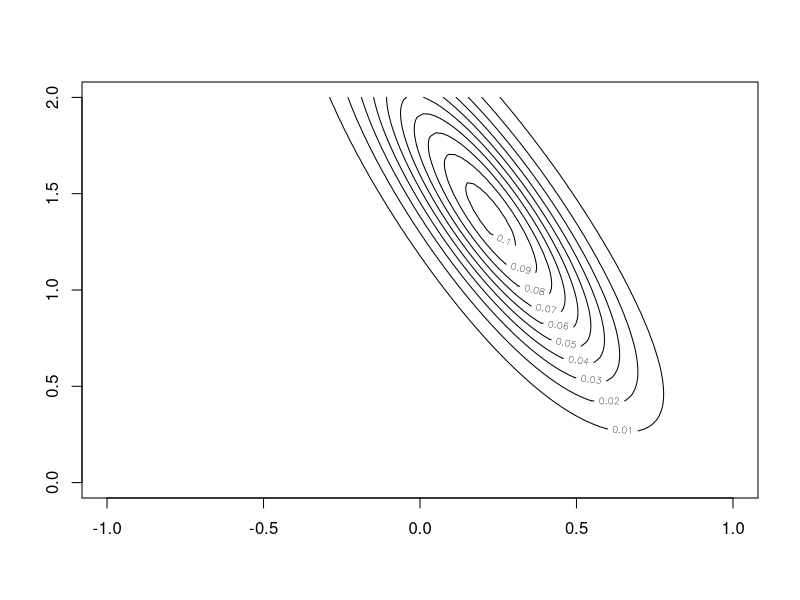
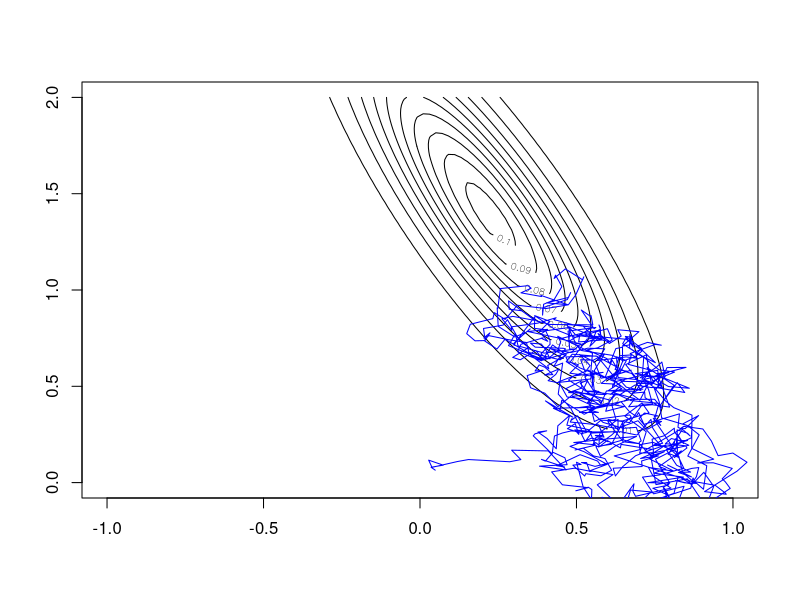
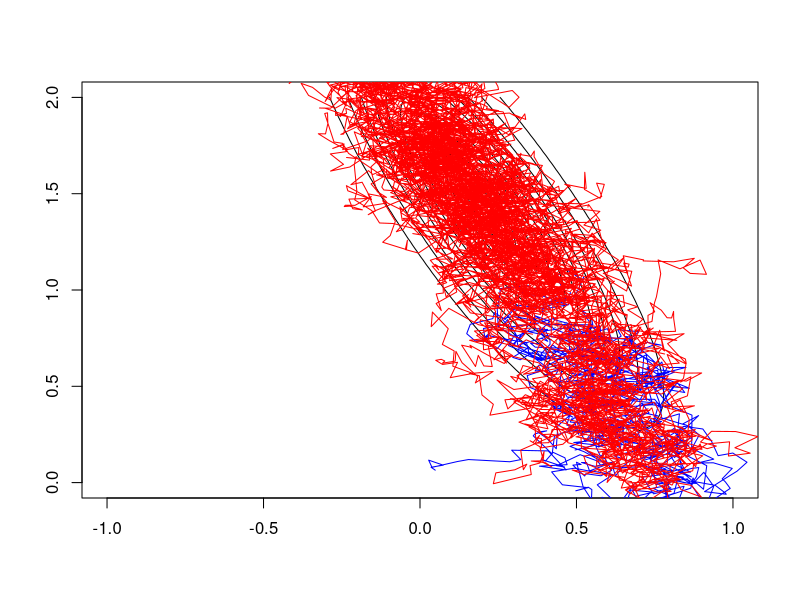
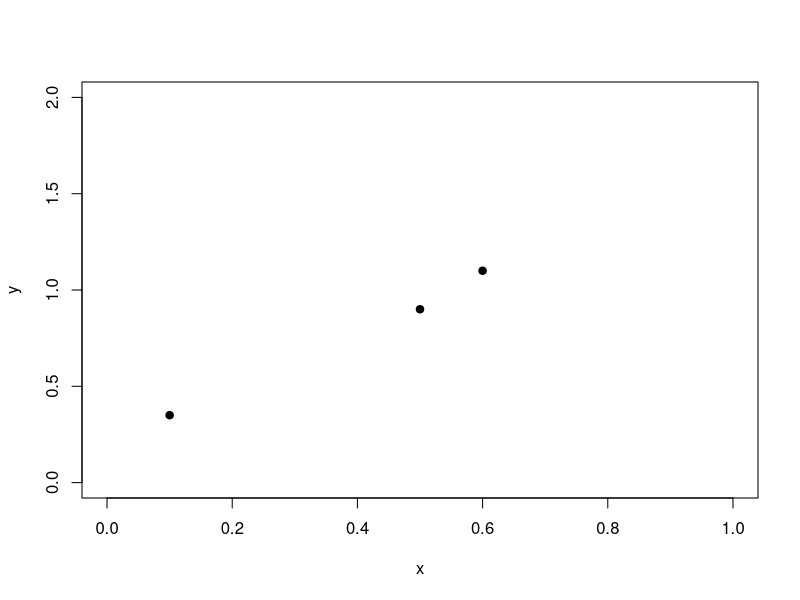
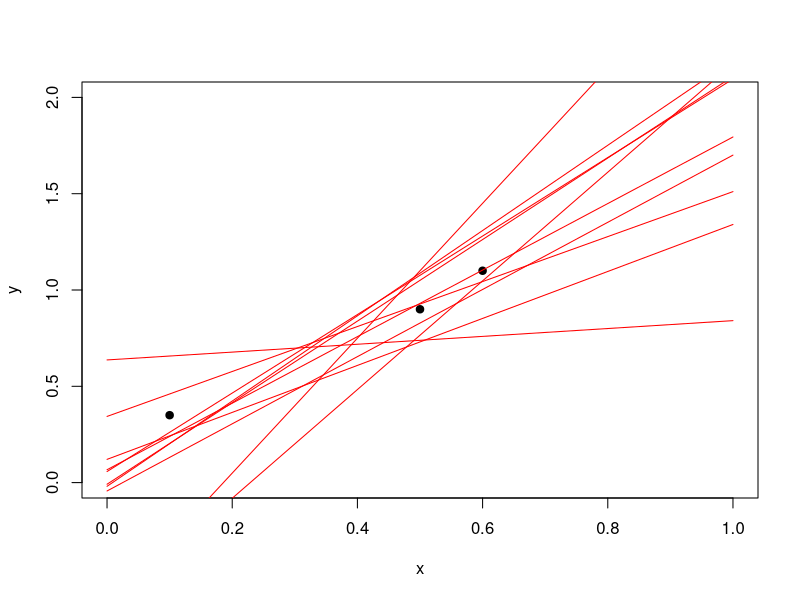
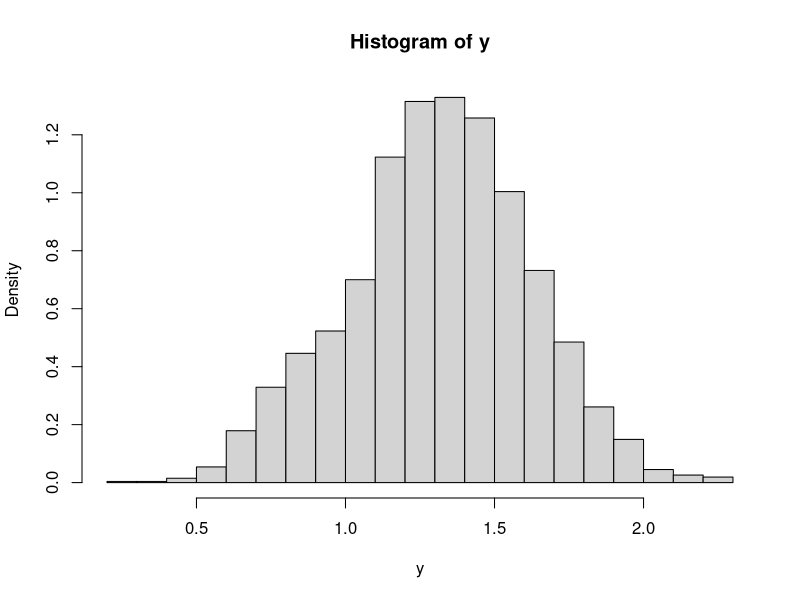
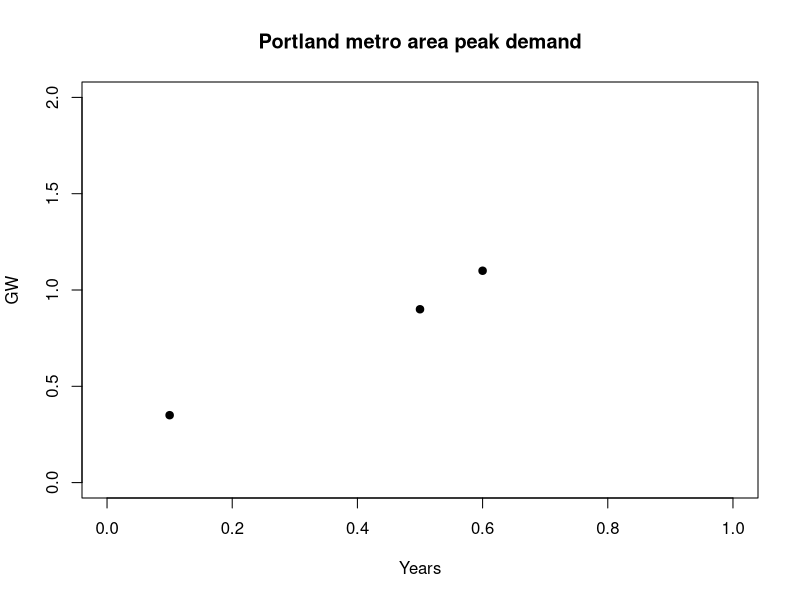
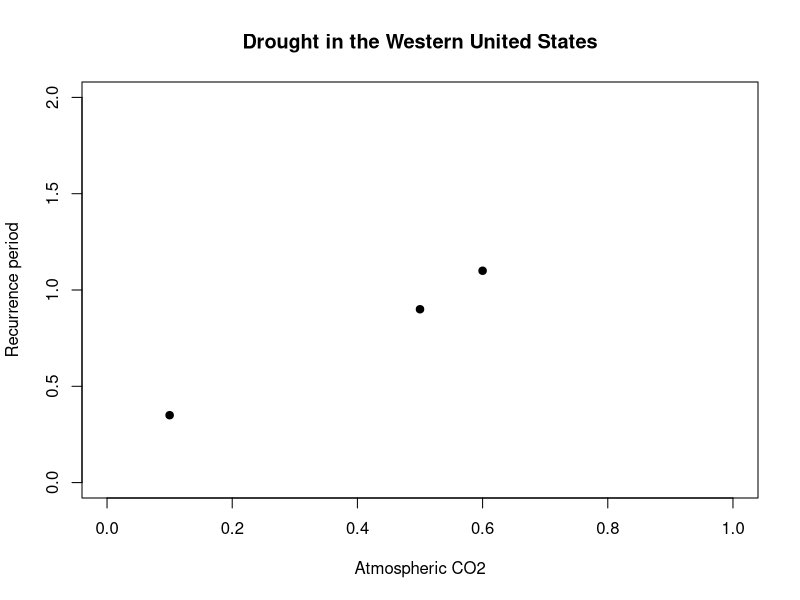

Here is the R script that generated these plots, in order:
pe <- function (e, sigma.e) {exp(-0.5*(e/sigma.e)^2)/sigma.e/sqrt(2*pi)}
pyx <- function (y, x, a.0, a.1, sigma.e) {pe(y - (a.0 + a.1*x), sigma.e)}
pa.0 <- function (a.0) {exp(-0.5*a.0^2)/sqrt(2*pi)}
pa.1 <- function (a.1) {a.1*exp(-a.1)}
psigma.e <- function (sigma.e) {sigma.e*exp(-sigma.e)}

data.y <- c(0.35, 0.9, 1.1)
data.x <- c(0.1, 0.5, 0.6)

L <- function (a.0, a.1, sigma.e) {pyx (data.y[1], data.x[1], a.0, a.1, sigma.e) * 
                                   pyx (data.y[2], data.x[2], a.0, a.1, sigma.e) * 
                                   pyx (data.y[3], data.x[3], a.0, a.1, sigma.e)}
P <- function (a.0, a.1, sigma.e) {L(a.0, a.1, sigma.e) * pa.0(a.0) * pa.1(a.1) * psigma.e(sigma.e)}

L2 <- function (a.0, a.1) {L (a.0, a.1, 0.25)}
P2 <- function (a.0, a.1) {L(a.0, a.1, 0.25) * pa.0(a.0) * pa.1(a.1) * psigma.e(0.25)}

a.0 <- seq (-1, 1, length=100)
a.1 <- seq (0, 2, length=100)
z  <- outer (a.0, a.1, Vectorize (P2))
svg ("proportional_target.svg")
contour (x=a.0, y=a.1, z)
dev.off ()

Q <- function (a.0, a.1) {rnorm (2, mean=c(a.0, a.1), sd=0.05)}

mcmc.sequence <- function (n, p0) {
  a.0 <- vector (length=n)
  a.1 <- vector (length=n)
  a.0[1] <- p0[1]
  a.1[1] <- p0[2]
  for (i in 2:n) {
    p1 <- Q (p0[1], p0[2])
    r <- L2 (p1[1], p1[2]) / L2 (p0[1], p0[2])
    if (r > 1 || r > runif(1)) {p0 <- p1}
    a.0[i] <- p0[1]
    a.1[i] <- p0[2]
  }
  list (x=a.0, y=a.1)
}

p0 <- Q(0, 0)

a.initial <- mcmc.sequence (1000, p0)
svg ("target+initial-sequence.svg")
contour (x=a.0, y=a.1, z)
lines (a.initial, col="blue")
dev.off ()

a.subsequent <- mcmc.sequence (10000, c(a.initial$x[1000], a.initial$y[1000]))
svg ("target+initial+subsequent-sequence.svg")
contour (x=a.0, y=a.1, z)
lines (a.initial, col="blue")
lines (a.subsequent, col="red")
dev.off ()

svg ("data.svg")
plot (c(0, 1), c(0, 2), type="n", xlab="x", ylab="y")
points (x=data.x, y=data.y, col="black", pch=19)
dev.off ()

svg ("data+random-lines.svg")
plot (c(0, 1), c(0, 2), type="n", xlab="x", ylab="y")
points (x=data.x, y=data.y, col="black", pch=19)
for (i in (1:10)*1000) {lines (x=c(0, 1), y=c(a.subsequent$x[i], a.subsequent$x[i] + a.subsequent$y[i]), col="red")}
dev.off ()

x <- 0.75
y <- vector (length=10000)
for (i in 1:10000) {y[i] <- a.subsequent$x[i] + a.subsequent$y[i]*x}
svg ("y-histogram.svg")
hist (y, freq=F)
dev.off ()

svg ("data-title-peak-demand.svg")
plot (c(0, 1), c(0, 2), type="n", xlab="", ylab="")
points (x=data.x, y=data.y, col="black", pch=19)
title (main="Portland metro area peak demand", xlab="Years", ylab="GW")
dev.off ()

svg ("data-title-drought.svg")
plot (c(0, 1), c(0, 2), type="n", xlab="", ylab="")
points (x=data.x, y=data.y, col="black", pch=19)
title (main="Drought in the Western United States", xlab="Atmospheric CO2", ylab="Recurrence period")
dev.off ()

svg ("data-title-surgery-cost.svg")
plot (c(0, 1), c(0, 2), type="n", xlab="", ylab="")
points (x=data.x, y=data.y, col="black", pch=19)
title (main="Cost of kidney surgery", xlab="Total cost, in 2016 dollars", ylab="Probability of recovery")
dev.off ()

